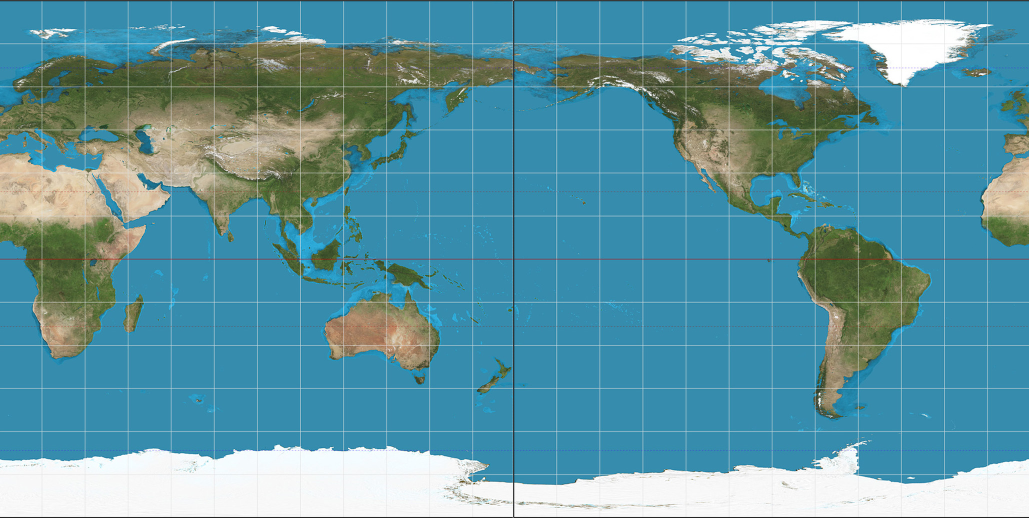
%> input picture map.jpg, 2058 x 1036 px (shown at 1/2 size)
$ octave main.m   (GNU Octave 9; MATLAB toolbox functions it lacks are replaced by stand-ins)
%> lines starting %> are read from the running program, lines starting %| are printed output that depends on the picture
### plotOrbit.m
function plotOrbit(t,tf,y,y0,colour)

%find r (distance from center of Earth to satellite) at each t
for i = 1:length(t)
    r(i) = norm([y(i,1) y(i,2) y(i,3)]);
end

%find min and max distance and velocity at those points
[rmax imax] = max(r);
[rmin imin] = min(r);
v_rmax = norm([y(imax,4) y(imax,5) y(imax,6)]);
v_rmin = norm([y(imin,4) y(imin,5) y(imin,6)]);

r0 = y0(1:3);
v0 = y0(4:6);
hours = 3600;   %convert hours to seconds
Re = 6378;    %radius of Earth (km)

%Output to the command window:
fprintf('\n\n--------------------------------------------------------\n');
fprintf('\n Earth Orbit\n');
fprintf(' %s\n', datestr(now));
fprintf('\n The initial position is [%g, %g, %g] (km).',r0(1), r0(2), r0(3));
fprintf('\n Magnitude = %g km\n', norm(r0));
fprintf('\n The initial velocity is [%g, %g, %g] (km/s).',v0(1), v0(2), v0(3));
fprintf('\n Magnitude = %g km/s\n', norm(v0));
fprintf('\n Initial time = %g h.\n Final time = %g h.\n',0,tf/hours);
fprintf('\n The minimum altitude is %g km at time = %g h.',rmin-Re, t(imin)/hours);
fprintf('\n The speed at that point is %g km/s.\n', v_rmin);
fprintf('The velocity vector at that point is [%g %g %g]\n',y(imin,4),y(imin,5),y(imin,6));
fprintf('The location vector at that point is [%g %g %g]\n',y(imin,1),y(imin,2),y(imin,3));
fprintf('\n The maximum altitude is %g km at time = %g h.',rmax-Re, t(imax)/hours);
fprintf('\n The speed at that point is %g km/s\n', v_rmax);
fprintf('The velocity vector at that point is [%g %g %g]\n',y(imax,4),y(imax,5),y(imax,6));
fprintf('The velocity vector at that point is [%g %g %g]\n',y(imax,1),y(imax,2),y(imax,3));
fprintf('\n---------------------------------------------------------\n\n');


%Draw the Planet
earth_sphere('km'); %credit Will Campbell (2021)

%Draw the Axis
line([0 2*Re], [0 0], [0 0]); text(2*Re, 0, 0, 'X');
line( [0 0], [0 2*Re], [0 0]); text( 0, 2*Re, 0, 'Y');
line( [0 0], [0 0], [0 2*Re]); text( 0, 0, 2*Re, 'Z');

%Plot the Orbit and Label Initial/Final Points
hold on
plot3( y(:,1), y(:,2), y(:,3),'color',colour,'LineWidth',2);
line([0 r0(1)], [0 r0(2)], [0 r0(3)]);
plot3( y(1,1), y(1,2), y(1,3), 'o','color',colour,'LineWidth',2);
view([1,1,.4]);
xlabel('km');
ylabel('km');
zlabel('km');
end

### ground_track.m
function ground_track(f);

%...Constants
deg = pi/180;
mu = 398580;  %gravitational parameter (km^3 s^-2)
J2 = 0.00108263;
Re = 6378;
we = (2*pi + 2*pi/365.26)/(24*3600);

%parse data from input
rP = f(1);          %perigee altitude (km)
rA = f(2);          %apogee altitude (km)
TAo = f(3)*deg;     %true anomaly (radians)
Wo = f(4)*deg;      %right ascension of ascending node (radians)
incl = f(5)*deg;    %inclination (radians)
wpo = f(6)*deg;     %argument of perigee (radians)
n_periods = f(7);   %number of periods

%compute classical orbital elements, time, and rates of node
%regression/perigee advance
a = (rA + rP)/2;
T = 2*pi/sqrt(mu)*a^(3/2);
e = (rA - rP)/(rA + rP);
h = sqrt(mu*a*(1 - e^2));
E = 2*atan(tan(TAo/2)*sqrt((1-e)/(1+e)));
M = E - e*sin(E);
to = M*(T/2/pi);
tf = to + n_periods*T;
fac = -3/2*sqrt(mu)*J2*Re^2/(1-e^2)^2/a^(7/2);
Wdot = fac*cos(incl);
wpdot = fac*(5/2*sin(incl)^2 - 2);

%propogate the orbit over the given time, converting to an earth-fixed
%frame of reference and computing RA, dec over the time interval
times = linspace(to,tf,1000);
ra = [];
dec = [];
theta = 0;

for i = 1:length(times)

    t = times(i);
    M = 2*pi/T*t;
    E = kepler_E(e, M);
    TA = 2*atan(tan(E/2)*sqrt((1+e)/(1-e)));
    r = h^2/mu/(1 + e*cos(TA))*[cos(TA) sin(TA) 0]';
    W = Wo + Wdot*t;
    wp = wpo + wpdot*t;
    R1 = [cos(W) sin(W) 0; -sin(W) cos(W) 0; 0 0 1];
    R2 = [1 0 0; 0 cos(incl) sin(incl); 0 -sin(incl) cos(incl)];
    R3 = [cos(wp) sin(wp) 0; -sin(wp) cos(wp) 0; 0 0 1];
    QxX = (R3*R2*R1)';
    R = QxX*r;
    theta = we*(t - to);
    Q = [cos(theta) sin(theta) 0; -sin(theta) cos(theta) 0; 0 0 1];
    r_rel = Q*R;
    [alpha delta] = ra_dec_from_r(r_rel);
    ra = [ra; alpha];
    dec = [dec; delta];
end

%break up the ground track into seperate curves, each in the range [0 360]
%degrees
tol = 100;
curve_no = 1;
n_curves = 1;
k =0;
ra_prev = ra(1);

for i = 1:length(ra)
    if abs(ra(i) - ra_prev) > tol
        curve_no = curve_no + 1;
        n_curves = n_curves + 1;
        k = 0;
    end

    k = k + 1;
    RA{curve_no}(k) = ra(i);
    Dec{curve_no}(k) = dec(i);
    ra_prev = ra(i);
end

%plot the ground track
hold on
img = imread('map.jpg');
image('CData',img,'XData',[0 360],'YData',[90 -90]);
xlabel('East longitude (degrees)')
ylabel('Latitude (degrees)')
axis equal
grid on
for i = 1:n_curves
    plot(RA{i}, Dec{i},'LineWidth',2);
end
axis ([0 360 -90 90])
text( ra(1), dec(1), 'o Start')
text(ra(end), dec(end), 'o Finish')
line([min(ra) max(ra)],[0 0], 'Color','k')

%print orbital data
coe = [h e Wo incl wpo TAo];
[ro, vo] = coe2sv(coe, mu);
fprintf('\n ––––––––––––––––––––––––––––––––––––––––––––––––––––\n')
fprintf('\n Angular momentum = %g km^2/s' , h)
fprintf('\n Eccentricity = %g' , e)
fprintf('\n Semimajor axis = %g km' , a)
fprintf('\n Perigee radius = %g km' , rP)
fprintf('\n Apogee radius = %g km' , rA)
fprintf('\n Period = %g hours' , T/3600)
fprintf('\n Inclination = %g deg' , incl/deg)
fprintf('\n Initial true anomaly = %g deg' , TAo/deg)
fprintf('\n Time since perigee = %g hours' , to/3600)
fprintf('\n Initial RA = %g deg' , Wo/deg)
fprintf('\n RA_dot = %g deg/period' , Wdot/deg*T)
fprintf('\n Initial wp = %g deg' , wpo/deg)
fprintf('\n wp_dot = %g deg/period' , wpdot/deg*T)
fprintf('\n')
fprintf('\n r0 = [%12g, %12g, %12g] (km)', ro(1), ro(2), ro(3))
fprintf('\n magnitude = %g km\n', norm(ro))
fprintf('\n v0 = [%12g, %12g, %12g] (km)', vo(1), vo(2), vo(3))
fprintf('\n magnitude = %g km\n', norm(vo))
fprintf('\n ––––––––––––––––––––––––––––––––––––––––––––––––––––\n')

end

### coe2sv.m
function [r,v] = coe2sv(coe,mu)

h = coe(1);    %angular momentum (kg^2/s)
e = coe(2);    %eccentricity
RA = coe(3);   %right ascension of the ascending node (rad)
incl = coe(4); %inclination of the orbit (rad)
w = coe(5);    %argument of perigee (rad)
TA = coe(6);   %true anomaly (rad)

%find position and velocity in the perifocal frame
rp = (h^2/mu) * (1/(1 + e*cos(TA))) * (cos(TA)*[1;0;0] + sin(TA)*[0;1;0]);
vp = (mu/h) * (-sin(TA)*[1;0;0] + (e + cos(TA))*[0;1;0]);

%find the rotation matrices
%rotation around the z-axis through angle of right ascension
R3_W = [cos(RA) sin(RA) 0; -sin(RA) cos(RA) 0; 0 0 1];
%rotation about x-axis though angle of inclination
R1_i = [1 0 0; 0 cos(incl) sin(incl); 0 -sin(incl) cos(incl)];
%rotation about z-axis through argument of perigee
R3_w = [cos(w) sin(w) 0; -sin(w) cos(w) 0; 0 0 1];

%use rotation matrices to find matrix of transformation from perifocal to
%geocentric equatorial frame
Q_pX = (R3_w*R1_i*R3_W)';

%use Q to find position and velocity in the geocentric equatorial frma
r = Q_pX*rp;
v = Q_pX*vp;

%make r,v row vectors
r = r';
v = v'

end

### rates.m
function dydt = rates(t,f)

mu = 398.58e3;  %gravitational parameter (km^3 s^-2)

%take x,y,z components of position and velocity
x = f(1);
y = f(2);
z = f(3);
vx = f(4);
vy = f(5);
vz = f(6);

%calculate the x,y,z components of acceleration
r = norm([x y z]);
ax = -mu*x/r^3;
ay = -mu*y/r^3;
az = -mu*z/r^3;

%return dydt
dydt = [vx vy vz ax ay az]';

end

### rates_p.m
function dydt = rates_p(t,f)

mu = 398.58e3;  %gravitational parameter (km^3 s^-2)

%take x,y,z components of position and velocity
x = f(1);
y = f(2);
z = f(3);
vx = f(4);
vy = f(5);
vz = f(6);

%calculate the x,y,z components of acceleration
r = norm([x y z]);
p = pertubation(f);
ax = -mu*x/r^3 + p(1);
ay = -mu*y/r^3 + p(2);
az = -mu*z/r^3 + p(3);

%return dydt
dydt = [vx vy vz ax ay az]';

end

### kepler_E.m
function E = kepler_E(e,M)

error = 1.e-8; %set error tolerance

if M < pi           %set an initial value for E
    E = M + e/2;
else
    E = M - e/2;
end

ratio = 1;

while abs(ratio) > error    %iterate an approximation for E until it satisfies set tolerance
    ratio = (E - e*sin(E) - M)/(1 - e*cos(E));
    E = E - ratio;
end

end

### ra_dec_from_r.m
function [ra dec] = ra_dec_from_r(r)

a = r(1)/norm(r);   %find the unit position vector for r
b = r(2)/norm(r);
c = r(3)/norm(r);

dec = asind(c);     %find the declination from the direction z

if b > 0            %find right ascension from the unit position vector
    ra = acosd(a/cosd(dec));
else
    ra = 360 - acosd(a/cosd(dec));
end

end

### pertubation.m
function p = pertubation(f)

J2 = 0.00108263;
Re = 6371.1;    %radius of Earth (km)
mu = 398.58e3;  %gravitational parameter (km^3 s^-2)

x = f(1);
y = f(2);
z = f(3);
r = norm([x y z]);

a = (3/2)*(J2*mu*Re^2)/r^4;

i = (x/r)*(5*z^2/r^2 - 1);
j = (y/r)*(5*z^2/r^2 - 1);
k = (z/r)*(5*z^2/r^2 - 3);

p = a*[i,j,k];

end

### main.m
clear all;
clc;
%%
%Question 1
%Parameters and Constants
deg = pi/180;   %convert degrees to radians
hours = 3600;   %convert hours to seconds
mu = 398.58e3;  %gravitational parameter (km^3 s^-2)
Re = 6371.1;    %radius of Earth (km)

%Classical Orbital Elements
h = 52688.82;   %angular momentum (kg^2/s)
e = 0.0138867;  %eccentricity
RA = 328.6010;  %right ascension of the ascending node (rad)
incl = 78.3205; %inclination of the orbit (rad)
w = 40.3797;    %argument of perigee (rad)
TA = 320.2653;  %true anomaly (rad)

%Get State Vectors
coe = [h, e, RA*deg, incl*deg, w*deg, TA*deg];  %concatenate classical orbital elements
[r0 v0] = coe2sv(coe,mu);                       %call coe2sv to get state vectors expressing orbit

%Set up timespan and call ODE function
t0 = 0;
tf = 5786.62;
y0 = [r0 v0]';
options = odeset('RelTol',1e-10,'AbsTol',1e-10);
[t,y] = ode45(@rates,[t0 tf],y0,options);

%plot the orbit found with ode45
figure(10);
plotOrbit(t,tf,y,y0,'r');
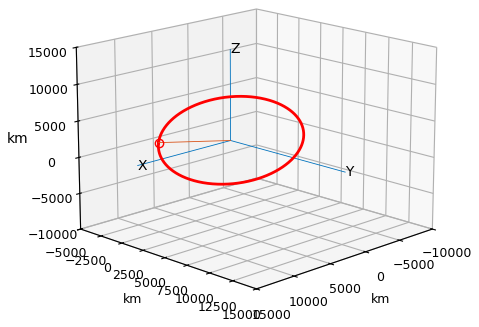
%> figure redrawn from the program's plot data

%%
%Question 2
%Parameters and Constants
deg = pi/180;   %convert degrees to radians
hours = 3600;   %convert hours to seconds
mu = 398.58e3;  %gravitational parameter (km^3 s^-2)
Re = 6371.1;    %radius of Earth (km)
options = odeset('RelTol',1e-10,'AbsTol',1e-10);

%Classical Orbital Elements
h = 52688.82;   %angular momentum (kg^2/s)
e = 0.0138867;  %eccentricity
RA = 328.6010;  %right ascension of the ascending node (rad)
incl = 78.3205; %inclination of the orbit (rad)
w = 40.3797;    %argument of perigee (rad)
TA = 0;  %true anomaly (rad)

%Get State Vectors
coe1 = [h, e, RA*deg, incl*deg, w*deg, TA*deg]; %concatenate classical orbital elements
[r0 v0] = coe2sv(coe1,mu);                      %call coe2sv to get state vectors expressing orbit

%Set up timespan and call ODE function
t0 = 0;             %starts in orbit A
tA = 5786.62;      %enters transfer orbit
tB = tA + 6520.01435*0.5;  %enters orbit B
tf = tB + 3286.29*2;  %end simulation at return to perigee
y0 = [r0 v0]';
[t1,y1] = ode45(@rates_p,[t0 tA],y0,options);

%Complete transfer orbit
rA = y1(end,1:3);
vA = y1(end,4:6);
v = norm([vA(1),vA(2),vA(3)]);
direction = vA./v;
dV_a = direction*0.26768;
vA = vA + dV_a;
yA = [rA vA]';
[t2,y2] = ode45(@rates_p,[tA tB],yA,options);

%Complete target orbit
h2 = 54813.5971;     %angular momentum (kg^2/s)
e2 = 0.077470;       %eccentricity
RA2 = 347.06;      %right ascension of the ascending node (rad)
incl2 = 100.4478;    %inclination of the orbit (rad)
w2 = 40.37197;        %argument of perigee (rad)
TA2 = 180;           %true anomaly (rad)

coe2 = [h2, e2, RA2*deg, incl2*deg, w2*deg, TA2*deg]; %concatenate classical orbital elements
[r2,v2] = coe2sv(coe2,mu);                      %call coe2sv to get state vectors expressing orbit
y0_2 = [r2,v2]';
[t3,y3] = ode45(@rates_p,[tB tf],y0_2,options);

%plot orbits on the same figure
figure(2);
plotOrbit(t1,tA,y1,y0,'#42b3a7');
hold on;
plotOrbit(t2,tB,y2,y0,'#ab3933');
hold on;
plotOrbit(t3,tf,y3,y0,'#6841b5');
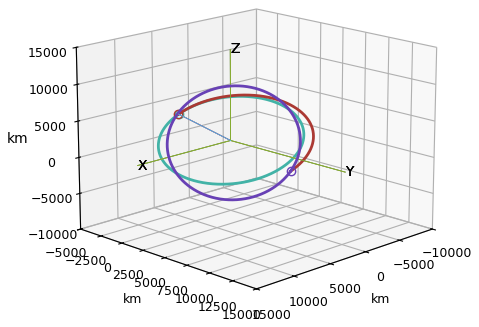
%> figure redrawn from the program's plot data

%%
%Question 3
%initialise parameters
rP = 8171.1;
rA = 6996.1;
TA = 90;
W = 347.06;
i = 100.4478;
wp = 40.3797;
n = 5;

%call the ground track function
f = [rP,rA,TA,W,i,wp,n];
figure(3);
ground_track(f);
%> in ground_track, img is the input picture: size 1036x2058x3 uint8; mean R, G, B 93, 148.9, 162.1
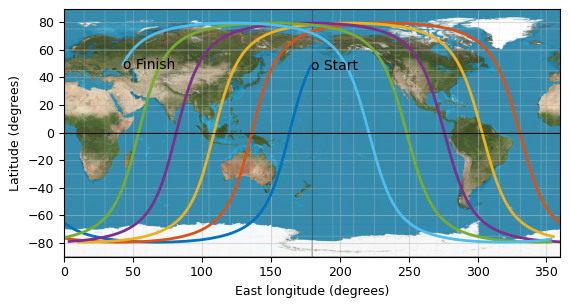
%> figure redrawn from the program's plot data

T = 1.82571*3600;       %period in seconds
days = 1.82571/24;      %convert to days
year = 365*24*3600;     %conversion from seconds to years
n1 = floor(year/T);     %create a time vector that goes up to the number
t = 1:n1;               %of orbital periods in a year
dRA_SSO = 0.0760658;    %pressecion of earth relative to sun
y = 328.601 + 0.075895*t;   %right ascension over time (earth fixed)
y1 = y - dRA_SSO*t;         %right ascension over time (sun fixed)

for i = 1:length(y)

    if y(i) >= 360          %keep right ascension between [0 360]
        y(i) = y(i) - 360;
    end
end

%plot right ascension relative to earth and the sun
figure(4);
plot(t*days,y);
yline(328.601,'-','Original Right Ascension');
ylabel('Right Ascension of Ascending Node (degrees)');
xlabel('Days Elapsed');
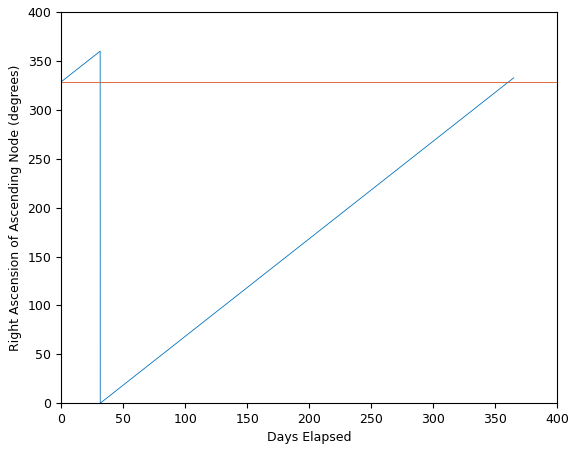
%> figure redrawn from the program's plot data; curve peaks at x = 31.42, y = 359.9

figure(5);
plot(t*days,y1);
ylabel('Right Ascension of Ascending Node (degrees)');
xlabel('Days Elapsed');
axis([0 360 0 400]);
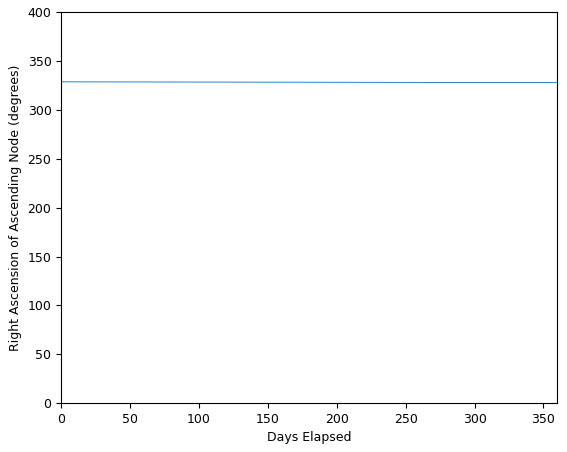
%> figure redrawn from the program's plot data; curve peaks at x = 0.0761, y = 328.6

%%
%Question 4
deg = pi/180;   %convert degrees to radians
hours = 3600;   %convert hours to seconds
mu = 398.58e3;  %gravitational parameter (km^3 s^-2)
Re = 6371.1;    %radius of Earth (km)

%> (the run ends here)
